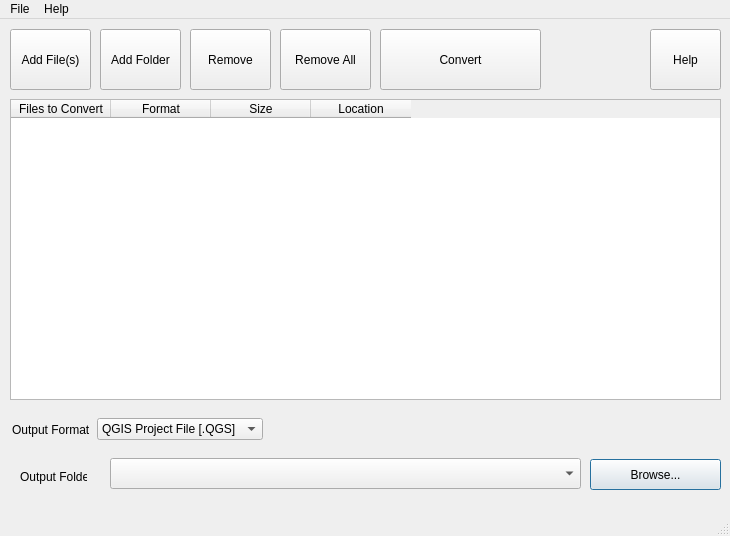
<?xml version="1.0" encoding="UTF-8"?>
<ui version="4.0">
 <class>MainWindow</class>
 <widget class="QMainWindow" name="MainWindow">
  <property name="geometry">
   <rect>
    <x>0</x>
    <y>0</y>
    <width>730</width>
    <height>536</height>
   </rect>
  </property>
  <property name="windowTitle">
   <string>MXD2QGS</string>
  </property>
  <widget class="QWidget" name="centralwidget">
   <widget class="QTableWidget" name="filesTable">
    <property name="geometry">
     <rect>
      <x>10</x>
      <y>80</y>
      <width>711</width>
      <height>301</height>
     </rect>
    </property>
    <property name="selectionBehavior">
     <enum>QAbstractItemView::SelectRows</enum>
    </property>
    <column>
     <property name="text">
      <string>Files to Convert</string>
     </property>
    </column>
    <column>
     <property name="text">
      <string>Format</string>
     </property>
    </column>
    <column>
     <property name="text">
      <string>Size</string>
     </property>
    </column>
    <column>
     <property name="text">
      <string>Location</string>
     </property>
    </column>
   </widget>
   <widget class="QPushButton" name="addFile">
    <property name="geometry">
     <rect>
      <x>10</x>
      <y>10</y>
      <width>81</width>
      <height>61</height>
     </rect>
    </property>
    <property name="text">
     <string>Add File(s)</string>
    </property>
    <property name="icon">
     <iconset>
      <normaloff>images/2_060.ico</normaloff>images/2_060.ico</iconset>
    </property>
    <property name="autoDefault">
     <bool>false</bool>
    </property>
    <property name="default">
     <bool>false</bool>
    </property>
    <property name="flat">
     <bool>false</bool>
    </property>
   </widget>
   <widget class="QPushButton" name="addFolder">
    <property name="geometry">
     <rect>
      <x>100</x>
      <y>10</y>
      <width>81</width>
      <height>61</height>
     </rect>
    </property>
    <property name="text">
     <string>Add Folder</string>
    </property>
    <property name="icon">
     <iconset>
      <normaloff>images/folder-add.ico</normaloff>images/folder-add.ico</iconset>
    </property>
    <property name="flat">
     <bool>false</bool>
    </property>
   </widget>
   <widget class="QPushButton" name="removeItem">
    <property name="geometry">
     <rect>
      <x>190</x>
      <y>10</y>
      <width>81</width>
      <height>61</height>
     </rect>
    </property>
    <property name="text">
     <string>Remove</string>
    </property>
    <property name="icon">
     <iconset>
      <normaloff>images/1_004.ico</normaloff>images/1_004.ico</iconset>
    </property>
    <property name="flat">
     <bool>false</bool>
    </property>
   </widget>
   <widget class="QPushButton" name="removeAll">
    <property name="geometry">
     <rect>
      <x>280</x>
      <y>10</y>
      <width>91</width>
      <height>61</height>
     </rect>
    </property>
    <property name="text">
     <string>Remove All</string>
    </property>
    <property name="icon">
     <iconset>
      <normaloff>images/remove-item.ico</normaloff>images/remove-item.ico</iconset>
    </property>
    <property name="flat">
     <bool>false</bool>
    </property>
   </widget>
   <widget class="QPushButton" name="runConverter">
    <property name="geometry">
     <rect>
      <x>380</x>
      <y>10</y>
      <width>161</width>
      <height>61</height>
     </rect>
    </property>
    <property name="layoutDirection">
     <enum>Qt::LeftToRight</enum>
    </property>
    <property name="styleSheet">
     <string notr="true"/>
    </property>
    <property name="text">
     <string>Convert</string>
    </property>
    <property name="icon">
     <iconset>
      <normaloff>images/converter.ico</normaloff>images/converter.ico</iconset>
    </property>
    <property name="default">
     <bool>false</bool>
    </property>
    <property name="flat">
     <bool>false</bool>
    </property>
   </widget>
   <widget class="QPushButton" name="helpPage">
    <property name="geometry">
     <rect>
      <x>650</x>
      <y>10</y>
      <width>71</width>
      <height>61</height>
     </rect>
    </property>
    <property name="text">
     <string>Help</string>
    </property>
    <property name="icon">
     <iconset>
      <normaloff>images/Help_1.ico</normaloff>images/Help_1.ico</iconset>
    </property>
    <property name="flat">
     <bool>false</bool>
    </property>
   </widget>
   <widget class="QWidget" name="">
    <property name="geometry">
     <rect>
      <x>12</x>
      <y>390</y>
      <width>251</width>
      <height>41</height>
     </rect>
    </property>
    <layout class="QHBoxLayout" name="horizontalLayout">
     <item>
      <widget class="QLabel" name="label_2">
       <property name="text">
        <string>Output Format</string>
       </property>
      </widget>
     </item>
     <item>
      <widget class="QComboBox" name="formatsCombo">
       <item>
        <property name="text">
         <string>QGIS Project File [.QGS]</string>
        </property>
       </item>
       <item>
        <property name="text">
         <string>ArcMap Document [.MXD]</string>
        </property>
       </item>
      </widget>
     </item>
    </layout>
   </widget>
   <widget class="QPushButton" name="selectDir">
    <property name="geometry">
     <rect>
      <x>590</x>
      <y>440</y>
      <width>131</width>
      <height>31</height>
     </rect>
    </property>
    <property name="text">
     <string>Browse...</string>
    </property>
    <property name="icon">
     <iconset>
      <normaloff>images/folder-open.ico</normaloff>images/folder-open.ico</iconset>
    </property>
    <property name="default">
     <bool>true</bool>
    </property>
   </widget>
   <widget class="QLabel" name="label">
    <property name="geometry">
     <rect>
      <x>20</x>
      <y>450</y>
      <width>67</width>
      <height>16</height>
     </rect>
    </property>
    <property name="text">
     <string>Output Folder</string>
    </property>
   </widget>
   <widget class="QComboBox" name="outputFolder">
    <property name="geometry">
     <rect>
      <x>110</x>
      <y>439</y>
      <width>471</width>
      <height>31</height>
     </rect>
    </property>
   </widget>
  </widget>
  <widget class="QMenuBar" name="menubar">
   <property name="geometry">
    <rect>
     <x>0</x>
     <y>0</y>
     <width>730</width>
     <height>21</height>
    </rect>
   </property>
   <widget class="QMenu" name="menuFile">
    <property name="title">
     <string>File</string>
    </property>
    <addaction name="actionAdd_File_s"/>
    <addaction name="actionAdd_Folder"/>
    <addaction name="actionRemove"/>
    <addaction name="actionRemove_All"/>
    <addaction name="actionConvert"/>
    <addaction name="actionExit"/>
   </widget>
   <widget class="QMenu" name="menuHelp">
    <property name="title">
     <string>Help</string>
    </property>
    <addaction name="actionHelp_Contents"/>
    <addaction name="actionAbout_MXD2QGS"/>
   </widget>
   <addaction name="menuFile"/>
   <addaction name="menuHelp"/>
  </widget>
  <widget class="QStatusBar" name="statusbar"/>
  <action name="actionAdd_File_s">
   <property name="text">
    <string>Add File(s)</string>
   </property>
  </action>
  <action name="actionAdd_Folder">
   <property name="text">
    <string>Add Folder</string>
   </property>
  </action>
  <action name="actionRemove">
   <property name="text">
    <string>Remove</string>
   </property>
  </action>
  <action name="actionRemove_All">
   <property name="text">
    <string>Remove All</string>
   </property>
  </action>
  <action name="actionConvert">
   <property name="text">
    <string>Convert</string>
   </property>
  </action>
  <action name="actionExit">
   <property name="text">
    <string>Exit</string>
   </property>
  </action>
  <action name="actionHelp_Contents">
   <property name="text">
    <string>Help Contents</string>
   </property>
  </action>
  <action name="actionAbout_MXD2QGS">
   <property name="text">
    <string>About MXD2QGS</string>
   </property>
  </action>
 </widget>
 <resources/>
 <connections/>
</ui>
